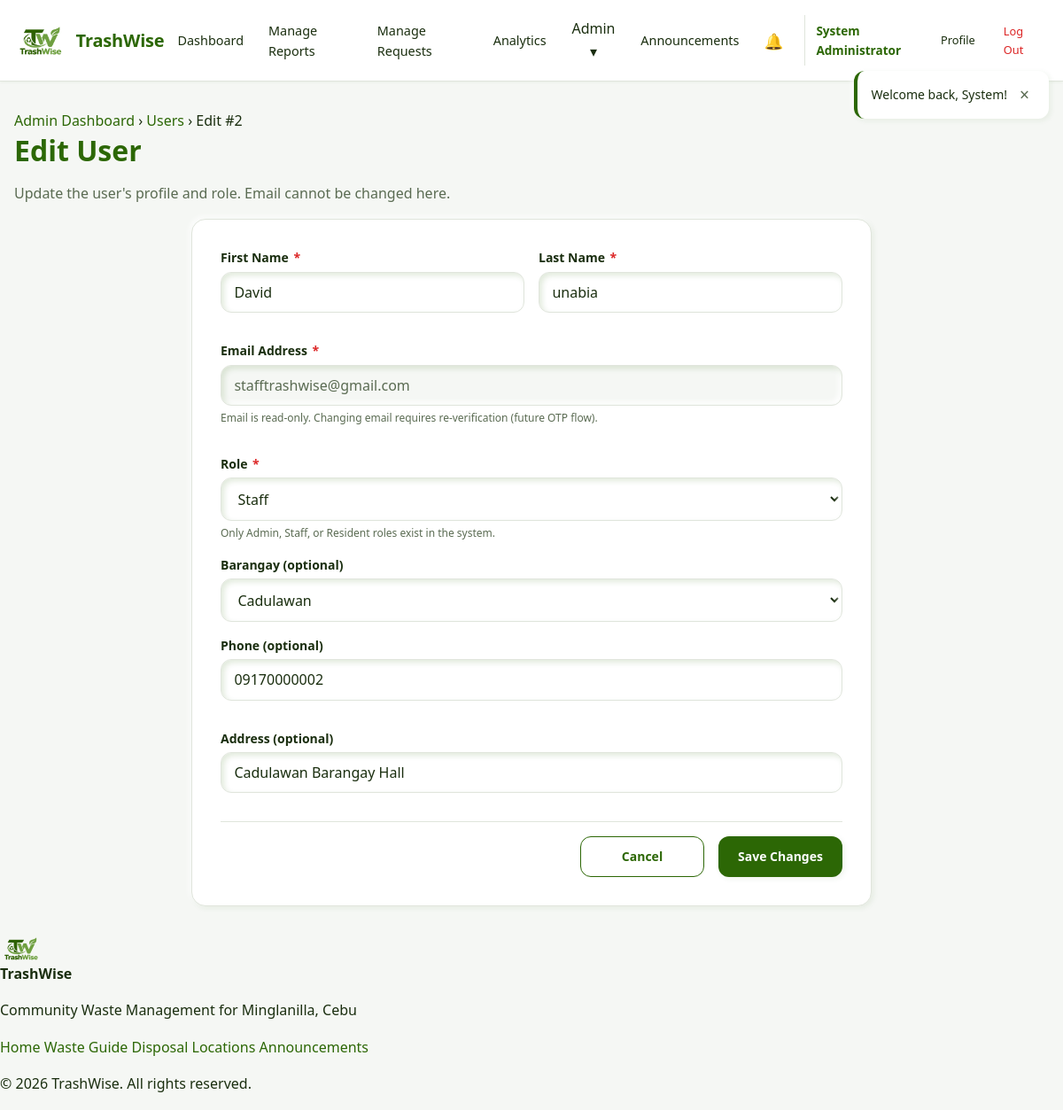
Screenshot of /modules/administration/edit-user.php?id=2 (signed in) with the database file from the repository.
### tables this page shows
CREATE TABLE users (
    user_id           INT UNSIGNED NOT NULL AUTO_INCREMENT,
    role_id           TINYINT UNSIGNED NOT NULL,
    barangay_id       INT UNSIGNED DEFAULT NULL,
    first_name        VARCHAR(100) NOT NULL,
    last_name         VARCHAR(100) NOT NULL,
    email             VARCHAR(255) NOT NULL,
    password_hash     VARCHAR(255) NOT NULL,
    phone             VARCHAR(20)  DEFAULT NULL,
    address           VARCHAR(500) DEFAULT NULL,
    is_email_verified TINYINT(1)   NOT NULL DEFAULT 0,
    email_verified_at DATETIME     DEFAULT NULL,
    last_login_at     DATETIME     DEFAULT NULL,
    is_active         TINYINT(1)   NOT NULL DEFAULT 1,
    created_at        DATETIME     NOT NULL DEFAULT CURRENT_TIMESTAMP,
    updated_at        DATETIME     NOT NULL DEFAULT CURRENT_TIMESTAMP
                                   ON UPDATE CURRENT_TIMESTAMP,
    PRIMARY KEY (user_id),
    UNIQUE KEY uq_users_email (email),
    KEY idx_users_role     (role_id),
    KEY idx_users_barangay (barangay_id),
    KEY idx_users_active   (is_active),
    CONSTRAINT fk_users_role
        FOREIGN KEY (role_id) REFERENCES roles(role_id)
        ON DELETE RESTRICT ON UPDATE CASCADE,
    CONSTRAINT fk_users_barangay
        FOREIGN KEY (barangay_id) REFERENCES barangays(barangay_id)
        ON DELETE SET NULL ON UPDATE CASCADE
);

CREATE TABLE roles (
    role_id     TINYINT UNSIGNED NOT NULL AUTO_INCREMENT,
    role_name   VARCHAR(50)  NOT NULL,
    description VARCHAR(255) DEFAULT NULL,
    PRIMARY KEY (role_id),
    UNIQUE KEY uq_roles_name (role_name)
);

CREATE TABLE barangays (
    barangay_id   INT UNSIGNED NOT NULL AUTO_INCREMENT,
    barangay_name VARCHAR(100) NOT NULL,
    municipality  VARCHAR(100) NOT NULL DEFAULT 'Minglanilla',
    province      VARCHAR(100) NOT NULL DEFAULT 'Cebu',
    latitude      DECIMAL(10,8) DEFAULT NULL,
    longitude     DECIMAL(11,8) DEFAULT NULL,
    is_active     TINYINT(1)   NOT NULL DEFAULT 1,
    created_at    DATETIME     NOT NULL DEFAULT CURRENT_TIMESTAMP,
    PRIMARY KEY (barangay_id),
    UNIQUE KEY uq_barangay_name (barangay_name),
    KEY idx_barangay_active (is_active)
);

### includes/functions.php (called while the page is built, shortened)
<?php
require_once __DIR__ . '/../config/database.php';
function e($value): string
{
    return htmlspecialchars((string) $value, ENT_QUOTES | ENT_SUBSTITUTE, 'UTF-8');
}
function input_int(string $key, string $method = 'POST', int $default = 0): int
{
    $source = $method === 'GET' ? $_GET : $_POST;
    return isset($source[$key]) ? (int) $source[$key] : $default;
}
function get_barangays(): array
{
    return db_all("
        SELECT barangay_id, barangay_name
          FROM barangays
         WHERE is_active = 1
         ORDER BY barangay_name ASC
    ");
}

### config/database.php (called while the page is built, shortened)
<?php
function db(): PDO
{
    static $pdo = null;
    if ($pdo instanceof PDO) {
        return $pdo;
    }
    $dsn = sprintf(
        'mysql:host=%s;dbname=%s;charset=%s',
        DB_HOST,
        DB_NAME,
        DB_CHARSET
    );
    $options = [
        PDO::ATTR_ERRMODE            => PDO::ERRMODE_EXCEPTION,
        PDO::ATTR_DEFAULT_FETCH_MODE => PDO::FETCH_ASSOC,
        PDO::ATTR_EMULATE_PREPARES   => false,
        PDO::ATTR_PERSISTENT         => false,
        PDO::ATTR_STRINGIFY_FETCHES  => false,
    ];
    try {
        $pdo = new PDO($dsn, DB_USER, DB_PASS, $options);
    } catch (PDOException $e) {
        error_log('[TrashWise DB] ' . $e->getMessage());
        if (!headers_sent()) {
            http_response_code(500);
        }
        if (APP_DEBUG) {
            exit('Database connection failed: ' . htmlspecialchars($e->getMessage(), ENT_QUOTES, 'UTF-8'));
        }
        exit('A database error occurred. Please try again later.');
    }
    return $pdo;
}
function db_query(string $sql, array $params = []): PDOStatement
{
    $stmt = db()->prepare($sql);
    $stmt->execute($params);
    return $stmt;
}
function db_one(string $sql, array $params = []): ?array
{
    $row = db_query($sql, $params)->fetch();
    return $row === false ? null : $row;
}
function db_all(string $sql, array $params = []): array
{
    return db_query($sql, $params)->fetchAll();
}

### modules/administration/edit-user.php (the view, shortened to what this page needs)
<?php
require_once __DIR__ . '/../../config/database.php';
require_once __DIR__ . '/../../includes/functions.php';
$editId = input_int('id', 'GET');
$isEdit = $editId > 0;
$user = null;
if ($isEdit) {
    $user = db_one("
        SELECT user_id, role_id, barangay_id, first_name, last_name,
               email, phone, address, is_active, is_email_verified,
               email_verified_at, created_at, last_login_at
          FROM users
         WHERE user_id = ?
         LIMIT 1
    ", [$editId]);
}
$roles     = db_all("SELECT role_id, role_name FROM roles ORDER BY role_id");
$barangays = get_barangays();
$old = $_SESSION['old_edit_user'] ?? [];
$defaults = [
    'first_name'    => '',
    'last_name'     => '',
    'email'         => '',
    'phone'         => '',
    'address'       => '',
    'role_id'       => ROLE_ID_RESIDENT,
    'barangay_id'   => 0,
];
$val = function (string $key) use ($old, $user, $defaults) {
    if (array_key_exists($key, $old)) return $old[$key];
    if ($user !== null && isset($user[$key])) return $user[$key];
    return $defaults[$key] ?? '';
};
require_once __DIR__ . '/../../includes/header.php';
?>
<section class="container page-header">
    <nav class="breadcrumb" aria-label="Breadcrumb">
        <a href="<?= e(BASE_URL) ?>/modules/administration/dashboard.php">Admin Dashboard</a>
        <span aria-hidden="true">›</span>
        <a href="<?= e(BASE_URL) ?>/modules/administration/manage-users.php">Users</a>
        <span aria-hidden="true">›</span>
        <span aria-current="page"><?= $isEdit ? 'Edit #' . (int) $editId : 'New User' ?></span>
    </nav>
    <h1 class="page-title">
        <?= $isEdit ? 'Edit User' : 'Create New User' ?>
    </h1>
    <p class="text-muted">
        <?= $isEdit
            ? 'Update the user\'s profile and role. Email cannot be changed here.'
            : 'Create a new Resident, Staff, or Admin account.' ?>
    </p>
</section>
<section class="container edit-user">
    <form action="<?= e(BASE_URL) ?>/actions/administration/save-user.php"
          method="post" id="editUserForm" novalidate>
        <div class="form-row">
            <div class="form-group">
                <label class="form-label" for="first_name">First Name <span class="required">*</span></label>
                <input type="text" class="form-control" id="first_name" name="first_name"
                       maxlength="100" required value="<?= e($val('first_name')) ?>">
                <span class="form-error" data-error-for="first_name"></span>
            </div>
            <div class="form-group">
                <label class="form-label" for="last_name">Last Name <span class="required">*</span></label>
                <input type="text" class="form-control" id="last_name" name="last_name"
                       maxlength="100" required value="<?= e($val('last_name')) ?>">
                <span class="form-error" data-error-for="last_name"></span>
            </div>
        </div>
        <div class="form-group">
            <label class="form-label" for="email">Email Address <span class="required">*</span></label>
            <input type="email" class="form-control" id="email" name="email"
                   maxlength="255" required <?= $isEdit ? 'readonly aria-readonly="true"' : '' ?>
                   value="<?= e($val('email')) ?>">
            <?php if ($isEdit): ?>
                <span class="form-hint">
                    Email is read-only. Changing email requires re-verification (future OTP flow).
                </span>
            <?php else: ?>
                <span class="form-hint">Must be unique across the system.</span>
            <?php endif; ?>
            <span class="form-error" data-error-for="email"></span>
        </div>
        <div class="form-group">
            <label class="form-label" for="role_id">Role <span class="required">*</span></label>
            <select class="form-select" id="role_id" name="role_id" required>
                <?php foreach ($roles as $r): ?>
                    <option value="<?= (int) $r['role_id'] ?>"
                        <?= ((int) $val('role_id')) === (int) $r['role_id'] ? 'selected' : '' ?>>
                        <?= e($r['role_name']) ?>
                    </option>
                <?php endforeach; ?>
            </select>
            <span class="form-hint">Only Admin, Staff, or Resident roles exist in the system.</span>
        </div>
        <div class="form-group">
            <label class="form-label" for="barangay_id">Barangay (optional)</label>
            <select class="form-select" id="barangay_id" name="barangay_id">
                <?php foreach ($barangays as $b): ?>
                    <option value="<?= (int) $b['barangay_id'] ?>"
                        <?= ((int) $val('barangay_id')) === (int) $b['barangay_id'] ? 'selected' : '' ?>>
                        <?= e($b['barangay_name']) ?>
                    </option>
                <?php endforeach; ?>
            </select>
        </div>
        <div class="form-group">
            <label class="form-label" for="phone">Phone (optional)</label>
            <input type="text" class="form-control" id="phone" name="phone"
                   maxlength="20" pattern="[0-9+\-() ]*"
                   value="<?= e($val('phone')) ?>">
            <span class="form-error" data-error-for="phone"></span>
        </div>
        <div class="form-group">
            <label class="form-label" for="address">Address (optional)</label>
            <input type="text" class="form-control" id="address" name="address"
                   maxlength="500" value="<?= e($val('address')) ?>">
        </div>
        <div class="form-actions">
            <a href="<?= e(BASE_URL) ?>/modules/administration/manage-users.php"
               class="btn btn-outline">Cancel</a>
            <button type="submit" class="btn btn-primary" id="saveUserBtn">
                <?= $isEdit ? 'Save Changes' : 'Create User' ?>
            </button>
        </div>
    </form>
</section>
<?php require_once __DIR__ . '/../../includes/footer.php'; ?>

### assets/css/global.css (style rules this page uses)
:root { --tw-primary: #2C6705; --tw-primary-hover: #245504; --tw-primary-light: #e8f0e3; --tw-secondary: #6BA24B; --tw-secondary-hover:#5a8f3e; --tw-secondary-light:#f0f6ec; --tw-white: #FFFFFF; --tw-bg: #f5f7f4; --tw-surface: #FFFFFF; --tw-border: #e0e5dc; --tw-text: #1a2e0f; --tw-text-muted: #5a6b52; --tw-text-light: #8a9a82; --tw-pending: #d97706; --tw-progress: #2563eb; --tw-verified: #2C6705; --tw-resolved: #2C6705; --tw-rejected: #dc2626; --tw-shadow-light: #ffffff; --tw-shadow-dark: rgba(44, 103, 5, 0.14); --tw-shadow-raised: 4px 4px 10px var(--tw-shadow-dark), -4px -4px 10px var(--tw-shadow-light); --tw-shadow-flat: 2px 2px 6px rgba(44, 103, 5, 0.08), -2px -2px 6px rgba(255, 255, 255, 0.9); --tw-shadow-inset: inset 3px 3px 6px var(--tw-shadow-dark), inset -3px -3px 6px var(--tw-shadow-light); --tw-radius-sm: 8px; --tw-radius-md: 12px; --tw-radius-lg: 16px; --tw-radius-full: 9999px; --tw-space-xs: 0.25rem; --tw-space-sm: 0.5rem; --tw-space-md: 1rem; --tw-space-lg: 1.5rem; --tw-space-xl: 2rem; --tw-space-2xl: 3rem; --tw-font: 'Segoe UI', system-ui, -apple-system, Roboto, Helvetica, Arial, sans-serif; --tw-text-xs: 0.75rem; --tw-text-sm: 0.875rem; --tw-text-base: 1rem; --tw-text-lg: 1.125rem; --tw-text-xl: 1.25rem; --tw-text-2xl: 1.5rem; --tw-text-3xl: 2rem; --tw-transition: 200ms ease; }
*, *::before, *::after { box-sizing: border-box; }
html { scroll-behavior: smooth; }
body { margin: 0; font-family: var(--tw-font); font-size: var(--tw-text-base); line-height: 1.6; color: var(--tw-text); background-color: var(--tw-bg); -webkit-font-smoothing: antialiased; }
a { color: var(--tw-primary); text-decoration: none; transition: color var(--tw-transition); }
button { font-family: inherit; cursor: pointer; }
.container { width: 100%; max-width: 1200px; margin: 0 auto; padding: 0 var(--tw-space-md); }
h1, h2, h3, h4 { color: var(--tw-primary); font-weight: 600; line-height: 1.25; margin: 0 0 var(--tw-space-sm); }
h1 { font-size: var(--tw-text-3xl); }
.btn { display: inline-flex; align-items: center; justify-content: center; gap: var(--tw-space-xs); padding: 0.65rem 1.25rem; font-size: var(--tw-text-sm); font-weight: 600; border-radius: var(--tw-radius-md); border: 1px solid transparent; text-decoration: none; transition: all var(--tw-transition); white-space: nowrap; cursor: pointer; background: var(--tw-surface); color: var(--tw-text); }
.btn-primary { background-color: var(--tw-primary); color: var(--tw-white); box-shadow: var(--tw-shadow-flat); }
.btn-outline { background-color: transparent; border-color: var(--tw-primary); color: var(--tw-primary); }
.form-group { margin-bottom: var(--tw-space-md); }
.form-label { display: block; font-weight: 600; margin-bottom: var(--tw-space-xs); color: var(--tw-text); font-size: var(--tw-text-sm); }
.form-label .required { color: var(--tw-rejected); margin-left: 2px; }
.form-control, .form-select, .form-textarea { width: 100%; padding: 0.7rem 0.9rem; font-size: var(--tw-text-base); font-family: inherit; color: var(--tw-text); background-color: var(--tw-surface); border: 1px solid var(--tw-border); border-radius: var(--tw-radius-md); box-shadow: var(--tw-shadow-inset); transition: border-color var(--tw-transition), box-shadow var(--tw-transition); }
.form-error { color: var(--tw-rejected); font-size: var(--tw-text-xs); margin-top: var(--tw-space-xs); display: block; min-height: 1em; }
.form-hint { color: var(--tw-text-muted); font-size: var(--tw-text-xs); margin-top: var(--tw-space-xs); display: block; }
.form-row { display: grid; grid-template-columns: repeat(auto-fit, minmax(220px, 1fr)); gap: var(--tw-space-md); }
.text-muted { color: var(--tw-text-muted); }

### assets/css/edit-user.css (style rules this page uses)
.edit-user { max-width: 800px; }
.edit-user form { background: var(--tw-white); padding: var(--tw-space-xl); border-radius: var(--tw-radius-lg); box-shadow: var(--tw-shadow-flat); border: 1px solid var(--tw-border); }
.form-control[readonly] { background-color: var(--tw-bg); cursor: default; color: var(--tw-text-muted); }
.form-actions { display: flex; justify-content: flex-end; gap: var(--tw-space-md); margin-top: var(--tw-space-xl); padding-top: var(--tw-space-md); border-top: 1px solid var(--tw-border); }
.form-actions .btn { min-width: 140px; }

### rows the page displays
users: first_name "David", last_name "unabia", email "stafftrashwise@gmail.com", role_id "Staff", barangay_id "Cadulawan", phone "09170000002", address "Cadulawan Barangay Hall"

### other values shown
current_user_name() "System Administrator"
$flash['message'] "Welcome back, System!"
$editId "2"
